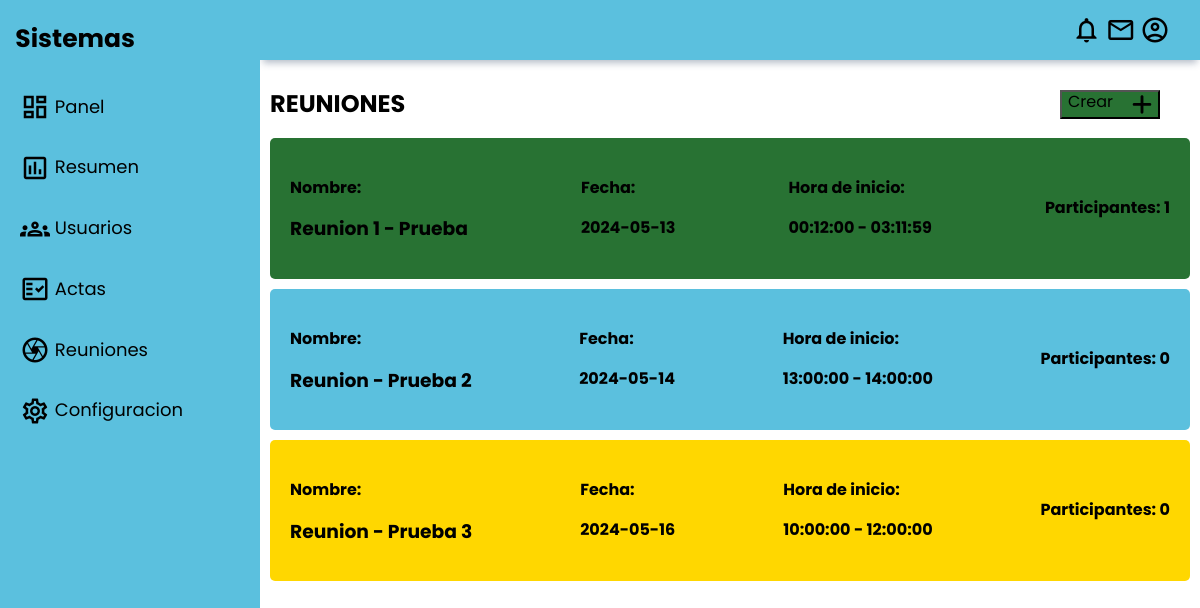
Page /actasdigitales/reuniones.php (signed in) on the committed database.
### tables this page shows
CREATE TABLE `meetings` (
  `meeting_id` int(11) NOT NULL,
  `title` varchar(255) NOT NULL,
  `date` date NOT NULL,
  `start_time` time NOT NULL,
  `end_time` time NOT NULL
);

### actasdigitales/controladores/MeetingsController.php (called while the page is built, shortened)
<?php
class MeetingController {
    private $meetingModel;
    public function __construct($meetingModel) {
        $this->meetingModel = $meetingModel;
    }
    public function getAllMeetings() {
        return $this->meetingModel->getAllMeetings();
    }
}
?>

### actasdigitales/modelos/MeetingsModel.php (called while the page is built, shortened)
<?php
class MeetingModel {
    private $pdo;
    private $tableName = 'meetings';
    public function __construct($pdo) {
        $this->pdo = $pdo;
    }
    public function getAllMeetings() {
        $query = "SELECT * FROM {$this->tableName}";
        $stmt = $this->pdo->query($query);
        return $stmt->fetchAll(PDO::FETCH_ASSOC);
    }
}
?>

### actasdigitales/controladores/ParticipantsController.php (called while the page is built, shortened)
<?php
class ParticipantController {
    private $participantModel;
    public function __construct($participantModel) {
        $this->participantModel = $participantModel;
    }
    public function getParticipantByID($meeting_id) {
        return $this->participantModel->getParticipantByID($meeting_id);
    }
}
?>

### actasdigitales/modelos/ParticipantsModel.php (called while the page is built, shortened)
<?php
class ParticipantModel {
    private $pdo;
    private $tableName = 'meeting_participants';
    public function __construct($pdo) {
        $this->pdo = $pdo;
    }
    public function getParticipantByID($meeting_id) {
        $query = "SELECT * FROM {$this->tableName} WHERE meeting_id = ?";
        $stmt = $this->pdo->prepare($query);
        $stmt->execute([$meeting_id]);
        return $stmt->fetchAll(PDO::FETCH_ASSOC);
    }
}
?>

### actasdigitales/reuniones.php (the view, shortened to what this page needs)
<?php
include_once './controladores/MeetingsController.php';
include_once './modelos/MeetingsModel.php';
include_once './controladores/ParticipantsController.php';
include_once './modelos/ParticipantsModel.php';
if (isset($_SESSION['email'])) {
    $con = DB::getInstance();
    $meetingController = new MeetingController(new MeetingModel($con));
    $participantController = new ParticipantController(new ParticipantModel($con));
    ?>
    <!DOCTYPE html>
    <html lang="es">
    <head>
        <link rel="stylesheet" href="https://use.fontawesome.com/releases/v5.6.3/css/all.css">
        <link rel="stylesheet" href="./CSS/normalize.css">
        <link rel="stylesheet" href="./CSS/style.css">
    </head>
    <body>
    <div class="grid-container">
<header class="header">
    <div class="header-right">
        <span class="material-icons-outlined">notifications</span>
        <span class="material-icons-outlined">email</span>
        <span class="material-icons-outlined">account_circle</span>
        </div>
</header>
<aside id="sidebar">
    <div class="sidebar-title">
        <div class="sidebar-brand">
            <span class="material-icons-outlined"></span> Sistemas
        </div>
    </div>
    <ul class="sidebar-list">
        <li class="sidebar-list-item">
            <a href="#" target="_blank">
                <span class="material-icons-outlined">dashboard</span> Panel
            </a>
        </li>
        <li class="sidebar-list-item">
            <a href="#" target="_blank">
                <span class="material-icons-outlined">poll</span> Resumen
            </a>
        </li>
        <li class="sidebar-list-item">
            <a href="#" target="_blank">
                <span class="material-icons-outlined">groups</span> Usuarios
            </a>
        </li>
        <li class="sidebar-list-item">
            <a href="#" target="_blank">
                <span class="material-icons-outlined">fact_check</span> Actas
            </a>
        </li>
        <li class="sidebar-list-item">
            <a href="reuniones.php">
                <span class="material-icons-outlined">camera</span> Reuniones
            </a>
        </li>
        <li class="sidebar-list-item">
            <a href="#" target="_blank">
                <span class="material-icons-outlined">settings</span> Configuracion
            </a>
        </li>
    </ul>
</aside>
<main class="main-container">
    <div class="main-tittle">
        <h2>REUNIONES</h2>
    </div>
    <div class="main-button">
        <button onclick="document.getElementById('modalForm').style.display='block'">Crear<svg class="material-icons-outlined" xmlns="http://www.w3.org/2000/svg" viewBox="0 0 448 512"><path d="M256 80c0-17.7-14.3-32-32-32s-32 14.3-32 32V224H48c-17.7 0-32 14.3-32 32s14.3 32 32 32H192V432c0 17.7 14.3 32 32 32s32-14.3 32-32V288H400c17.7 0 32-14.3 32-32s-14.3-32-32-32H256V80z"/></svg></button>
    </div>
    <div class="main-cards">
    <?php
$reuniones = $meetingController->getAllMeetings();
$participantes_por_reunion = [];
foreach ($reuniones as $reunion) {
    $participantes_por_reunion[$reunion['meeting_id']] = $participantController->getParticipantByID($reunion['meeting_id']);
}
foreach ($reuniones as $reunion) {
    $participantes = $participantes_por_reunion[$reunion['meeting_id']];
    $tamano = count($participantes);
    echo '<div class="card">
            <div class="card-inner">
                <div><h4>Nombre:</h4><h3>'.$reunion['title'].'</h3></div>
                <div><h4>Fecha:</h4><h4>'.$reunion['date'].'</h4></div>
                <div><h4>Hora de inicio:</h4><h4>'.$reunion['start_time'].' - '.$reunion['end_time'].'</h4></div>
                <h4>Participantes: '.$tamano.'</h4>
            </div>
        </div>';
}
?>
    </div>
</main>
</div>
    </body>
    </html>
    <?php
} else{
    header("Location: home.html");
}
?>

### actasdigitales/CSS/style.css (style rules this page uses)
* { font-family: "Poppins", "sans-serif"; }
body { margin: 0px; padding: 0px; min-height: 100vh; background: #fff; }
.material-icons-outlined { vertical-align: middle; line-height: 1px; font-size: 30px; }
.grid-container { display: grid; grid-template-columns: 260px 1fr 1fr 1fr; grid-template-rows: 0.2fr 3fr; grid-template-areas: "sidebar header header header" "sidebar main main main"; height: 100vh; }
.header { grid-area: header; height: 60px; display: flex; align-items: center; justify-content: space-between; padding: 0 30px 0 30px; box-shadow: 0 6px 7px -3px rgb(44, 66, 99, 0.35); background: rgb(91, 192, 222); }
.header-right { align-items: flex-end; color: #000; cursor: pointer; }
#sidebar { grid-area: sidebar; height: 100%; background-color: rgb(91, 192, 222); overflow-y: auto; transition: all 0.5s; -webkit-transition: all 0.5s; }
.sidebar-title { display: flex; justify-content: space-between; align-items: center; padding: 10px 10px 10px 10px; margin-bottom: 10px; }
.sidebar-brand { margin-top: 15px; font-size: 25px; font-weight: 700; color: #000; }
.sidebar-list { padding: 0; margin-top: 13px; list-style-type: none; }
.sidebar-list-item { padding: 20px 20px 20px 20px; font-size: 18px; background-color: rgb(91, 192, 222); }
.sidebar-list-item > a { text-decoration: none; color: #000; }
.main-container { grid-area: main; overflow-y: auto; padding: 10px 10px; color: #000; }
.main-cards { display: grid; grid-template-columns: 1f 1fr 1fr 1fr; gap: 10px; margin: 20px 0; }
.main-button { position: absolute; right: 40px; top: 90px; transition: .2s ease-in-out; }
.main-button button { width: 100px; background-color: #287233; display: flex; justify-content: space-between; }
.main-button button svg { width: 20px; }
.card { display: flex; flex-direction: column; justify-content: space-around; padding: 20px; border-radius: 5px; }
.card:first-child { background-color: #287233; }
.card:nth-child(2) { background-color: #5BC0DE; }
.card:nth-child(3) { background-color: #FFD700; }
.card-inner { display: flex; align-items: center; justify-content: space-between; }
a { color: aliceblue; }

### rows in the picture
meetings: title "Reunion 1 - Prueba", date "2024-05-13", start_time "00:12:00", end_time "03:11:59", meeting_id "1"
meetings: title "Reunion - Prueba 2", date "2024-05-14", start_time "13:00:00", end_time "14:00:00", meeting_id "0"
meetings: title "Reunion - Prueba 3", date "2024-05-16", start_time "10:00:00", end_time "12:00:00", meeting_id "0"
